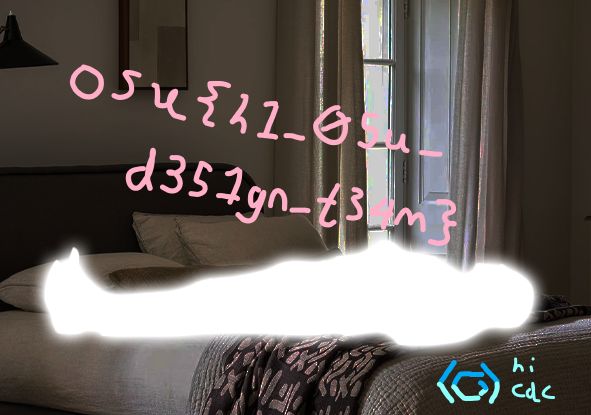
#> input picture osu!gaming CTF/crypto_beyond-wood/recovered.png, 591 x 415 px
$ python block_ascii.py
#> lines starting #> are read from the running program, lines starting #| are printed output that depends on the picture; after the words box and inside, x2 and y2 are one past the last pixel; in counts of white or black regions, pixels touching at a corner belong together
import numpy as np
from PIL import Image
img = Image.open("recovered.png").crop((70,65,456,245)).convert("L")
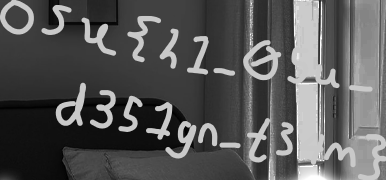
#> img: PIL image 386x180 L; min 1, max 255, mean 86.4
arr = np.array(img)
threshold = 122
bin = (arr <= threshold).astype(int)
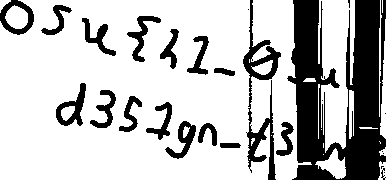
#> bin: shape (180, 386) int64; values 0 (black) and 1 (white), 74.7% white; 26 black regions (8 under 20 px), largest, box (x1, y1, x2, y2) and area: (287, 0, 386, 180) 10837, (243, 0, 281, 180) 1748, (56, 83, 86, 126) 515
block = 12
h, w = bin.shape
#> h = 180; w = 386
h_blocks = h // block
#> h_blocks = 15
w_blocks = w // block
#> w_blocks = 32
for y in range(h_blocks):
    row = ""
    for x in range(w_blocks):
        sub = bin[y*block:(y+1)*block, x*block:(x+1)*block]
        row += "#" if sub.mean() > 0.5 else " "
    if "#" in row:
        print(row)
